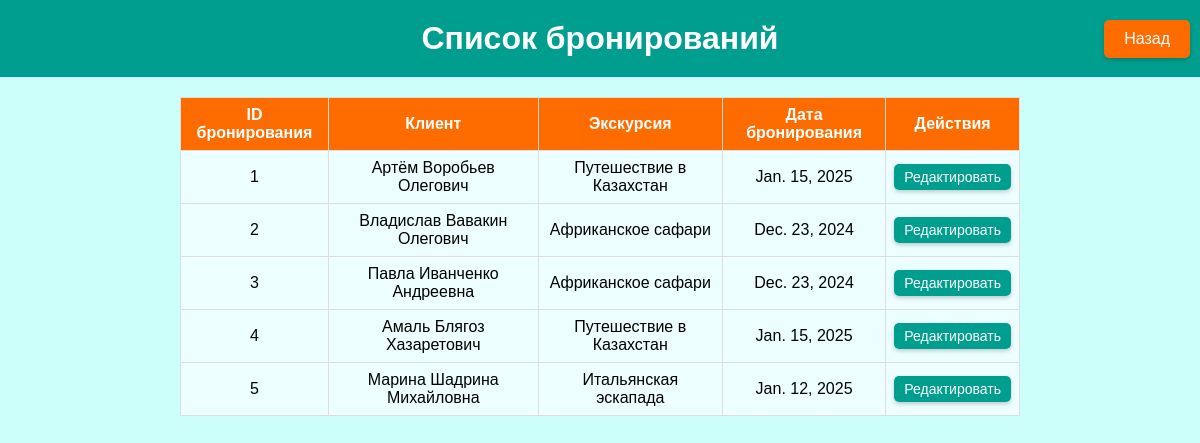
The page /bookings/ on the database its author committed.
### main/models.py (models this page shows, shortened)
class Booking(models.Model):
    booking_id = models.AutoField(primary_key=True, null=False, verbose_name="ID бронирования")
    client = models.ForeignKey(Client, on_delete=models.CASCADE, null=False, verbose_name="Клиент")
    tour = models.ForeignKey(Tour, on_delete=models.CASCADE, null=False, verbose_name="Экскурсия")
    booking_date = models.DateField(null=False, verbose_name="Дата бронирования")

class Client(models.Model):
    client_id = models.AutoField(primary_key=True, null=False, verbose_name="ID клиента")
    surname = models.CharField(max_length=40, null=False, verbose_name="Фамилия")
    first_name = models.CharField(max_length=40, null=False, verbose_name="Имя")
    last_name = models.CharField(max_length=40, null=False,verbose_name="Отчество")
    email = models.EmailField(max_length=30, null=False, verbose_name="Адрес электронной почты")
    phone_number = models.CharField(max_length=15, null=False, verbose_name="Номер телефона")
    def __str__(self):
        return f"{self.first_name} {self.surname} {self.last_name}"

class Tour(models.Model):
    tour_id = models.AutoField(primary_key=True, null=False, verbose_name="ID экскурсии")
    tour_name = models.CharField(max_length=150, null=False, verbose_name="Название")
    description = models.TextField(null=False, verbose_name="Описание")
    duration = models.IntegerField(null=False, verbose_name="Длительность")
    price = models.FloatField(null=False, verbose_name="Цена")

### main/views.py (the view)
# urls.py: path('bookings/', view.bookings_list, name='bookings_list'),
def bookings_list(request):
    bookings = Booking.objects.all()
    return render(request, 'bookings_list.html', {'bookings': bookings})

### tourdb/templates/bookings_list.html (shortened to what this page needs)
<!DOCTYPE html>
<html lang="en">
<head>
</head>
<body>
    <h1>Список бронирований</h1>
    <a href="../" class="back-button">Назад</a>
    <table>
        <thead>
            <tr>
                <th>ID бронирования</th>
                <th>Клиент</th>
                <th>Экскурсия</th>
                <th>Дата бронирования</th>
                <th>Действия</th>
            </tr>
        </thead>
        <tbody>
            {% for booking in bookings %}
                <tr>
                    <td>{{ booking.booking_id }}</td>
                    <td>{{ booking.client }}</td>
                    <td>{{ booking.tour.tour_name }}</td>
                    <td>{{ booking.booking_date }}</td>
                    <td><a href="{% url 'edit_booking' booking.booking_id %}" class="edit-button">Редактировать</td>
                </tr>
            {% endfor %}
        </tbody>
    </table>
</body>
</html>

### tourdb/templates/bookings_list.html (style rules this page uses)
body { font-family: Arial, sans-serif; background-color:rgb(204, 255, 250); margin: 0; padding: 0; display: flex; flex-direction: column; align-items: center; }
h1 { text-align: center; background-color: #009e8e; color: white; padding: 20px 0; margin: 0; width: 100%; }
.back-button { position: absolute; top: 20px; right: 10px; background-color: #fe6c00; color: white; border: none; padding: 10px 20px; border-radius: 5px; cursor: pointer; text-decoration: none; font-size: 16px; box-shadow: 0 2px 4px rgba(0, 0, 0, 0.2); }
table { width: 70%; border-collapse: collapse; margin: 20px 0; }
th, td { border: 1px solid #ddd; padding: 8px; text-align: center; background-color:rgb(236, 254, 255); }
th { background-color:#fe6c00; color: white; }
.edit-button { background-color: #009e8e; color: white; border: none; padding: 5px 10px; border-radius: 5px; cursor: pointer; text-decoration: none; font-size: 14px; box-shadow: 0 2px 4px rgba(0, 0, 0, 0.2); }

### rows shown on the page
Booking: booking_id "1", client "Артём Воробьев Олегович", tour.tour_name "Путешествие в Казахстан", booking_date "Jan. 15, 2025"
Booking: booking_id "2", client "Владислав Вавакин Олегович", tour.tour_name "Африканское сафари", booking_date "Dec. 23, 2024"
Booking: booking_id "3", client "Павла Иванченко Андреевна", tour.tour_name "Африканское сафари", booking_date "Dec. 23, 2024"
Booking: booking_id "4", client "Амаль Блягоз Хазаретович", tour.tour_name "Путешествие в Казахстан", booking_date "Jan. 15, 2025"
Booking: booking_id "5", client "Марина Шадрина Михайловна", tour.tour_name "Итальянская эскапада", booking_date "Jan. 12, 2025"
